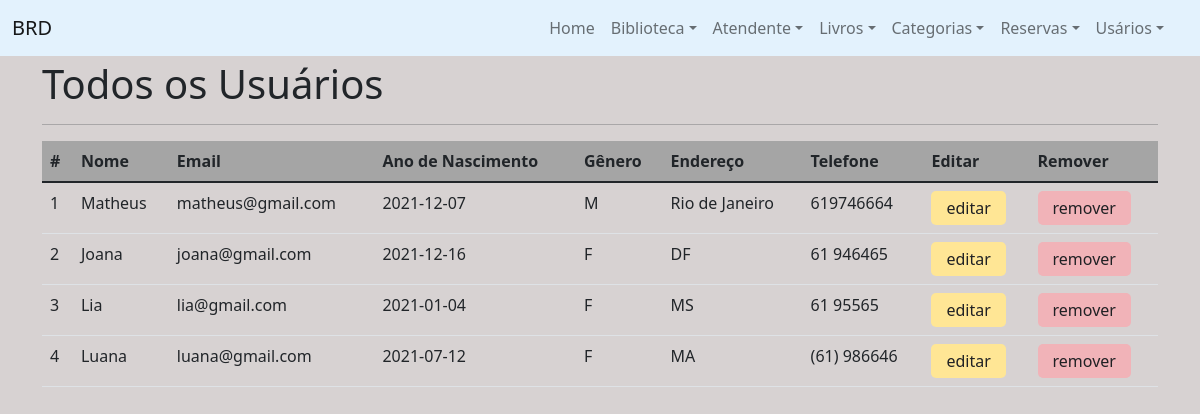
The page /?page=usuario-listar on the database its author committed.
### tables this page shows
CREATE TABLE `aluno` (
  `id_aluno` int(10) NOT NULL,
  `nome_aluno` varchar(100) DEFAULT NULL,
  `end_aluno` varchar(100) DEFAULT NULL,
  `email_aluno` varchar(100) DEFAULT NULL,
  `fone_aluno` varchar(20) DEFAULT NULL,
  `data_nasc_aluno` date DEFAULT NULL,
  `genero_aluno` char(1) DEFAULT NULL
);

### pages/usuario-listar.php (the view, shortened to what this page needs)
<section class="list-library">
    <h1>Todos os Usuários</h1>
    <hr/>
    <table class="table table-hover">
        <thead>
        <tr>
            <th>#</th>
            <th>Nome</th>
            <th>Email</th>
            <th>Ano de Nascimento</th>
            <th>Gênero</th>
            <th>Endereço</th>
            <th>Telefone</th>
            <th>Editar</th>
            <th>Remover</th>
        </tr>
        </thead>
        <tbody>
        <?php
        $sql = "select id_aluno as id, nome_aluno as nome, end_aluno as endereco,
                    email_aluno as email, fone_aluno as fone,
                    data_nasc_aluno as data, genero_aluno as genero
                from aluno";
        $result = $conn->query($sql);
        while ($obj = $result->fetch_object()) {
            print "<tr>";
            print "<td>$obj->id</td>";
            print "<td>$obj->nome</td>";
            print "<td>$obj->email</td>";
            print "<td>$obj->data</td>";
            print "<td>$obj->genero</td>";
            print "<td>$obj->endereco</td>";
            print "<td>$obj->fone</td>";
            ?>
            <td>
                <button type="button" class="editar-library">
                    <a href="?page=usuario-editar&id=<?php echo $obj->id ?>" id="editar-library">editar</a>
                </button>
            </td>
            <td>
                <button type="button" class="btn_remove" data-bs-toggle="modal"
                        data-bs-target="#modalremove-<?php echo $obj->id ?>">
                    remover
                </button>
            </td>
            <?php
            print "</tr>";
        }
        ?>
        </tbody>
    </table>
</section>

### css/style.css (style rules this page uses)
body { background: #d7d2d2; }
.editar-library { border: none; color: #202124; text-decoration: none; padding: 5px 15px; background: #ffe695; border-radius: 5px; }
.btn_remove { border: none; color: #202124; text-decoration: none; padding: 5px 15px; background: #f1b3b8; border-radius: 5px; }
.editar-library a { text-decoration: none; color: #202124; }
table { margin-top: 15px; }
thead { background: #a5a5a5; }

### rows shown on the page
aluno: id_aluno "1", nome_aluno "Matheus", email_aluno "matheus@gmail.com", data_nasc_aluno "2021-12-07", genero_aluno "M", end_aluno "Rio de Janeiro", fone_aluno "619746664"
aluno: id_aluno "2", nome_aluno "Joana", email_aluno "joana@gmail.com", data_nasc_aluno "2021-12-16", genero_aluno "F", end_aluno "DF", fone_aluno "61 946465"
aluno: id_aluno "3", nome_aluno "Lia", email_aluno "lia@gmail.com", data_nasc_aluno "2021-01-04", genero_aluno "F", end_aluno "MS", fone_aluno "61 95565"
aluno: id_aluno "4", nome_aluno "Luana", email_aluno "luana@gmail.com", data_nasc_aluno "2021-07-12", genero_aluno "F", end_aluno "MA", fone_aluno "(61) 986646"
